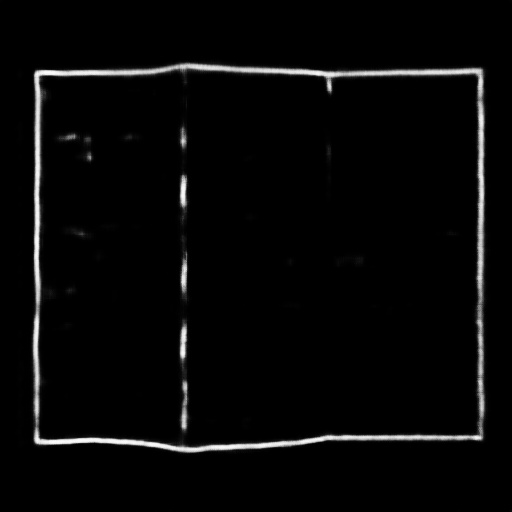
#> input picture out/bounding.jpg, 512 x 512 px
$ jupyter execute --allow-errors Alignment.ipynb
#> lines starting #> are read from the running program, lines starting #| are printed output that depends on the picture; after the words box and inside, x2 and y2 are one past the last pixel; in counts of white or black regions, pixels touching at a corner belong together
[cell 1]
from aligment import align_image_dnn
from keras.models import load_model
from transform import four_point_transform
import cv2
import numpy as np
from scipy import ndimage
from PIL import Image

#> (the rest of this cell did not finish here and is left out)

[cell 2]
import cv2 as cv
import numpy as np
from matplotlib import pyplot as plt
img = cv.imread('out/bounding.jpg',0)
#> img is the input picture: shape (512, 512); min 0, max 254, mean 7.9
# global thresholding
ret1,th1 = cv.threshold(img,15,255,cv.THRESH_BINARY)
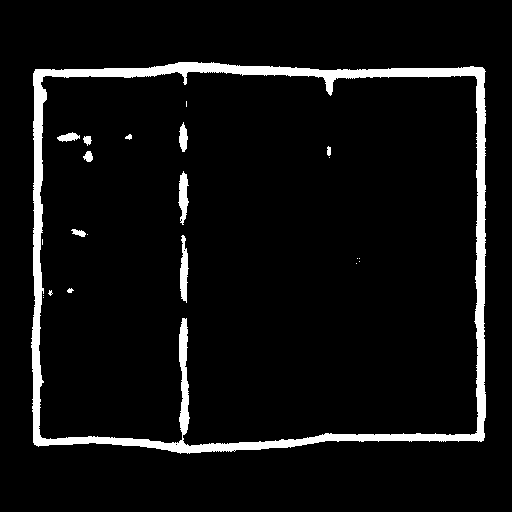
#> th1: shape (512, 512); 6% white; 22 white regions (11 under 20 px), largest, box (x1, y1, x2, y2) and area: (31, 62, 486, 454) 14371, (180, 235, 189, 303) 389, (178, 171, 189, 225) 357
# Otsu's thresholding
ret2,th2 = cv.threshold(img,0,255,cv.THRESH_BINARY+cv.THRESH_OTSU)
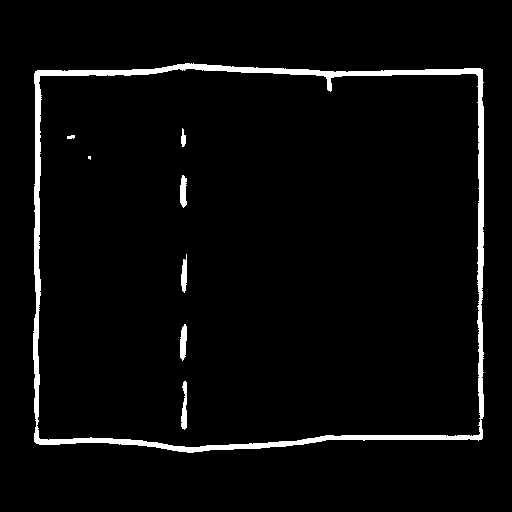
#> th2: shape (512, 512); 3.6% white; 8 white regions (1 under 20 px), largest, box (x1, y1, x2, y2) and area: (33, 63, 484, 453) 8651, (181, 381, 187, 430) 204, (180, 324, 187, 361) 198
#> ret2 = 91
# Otsu's thresholding after Gaussian filtering
blur = cv.GaussianBlur(img,(5,5),0)
ret3,th3 = cv.threshold(blur,0,255,cv.THRESH_BINARY+cv.THRESH_OTSU)
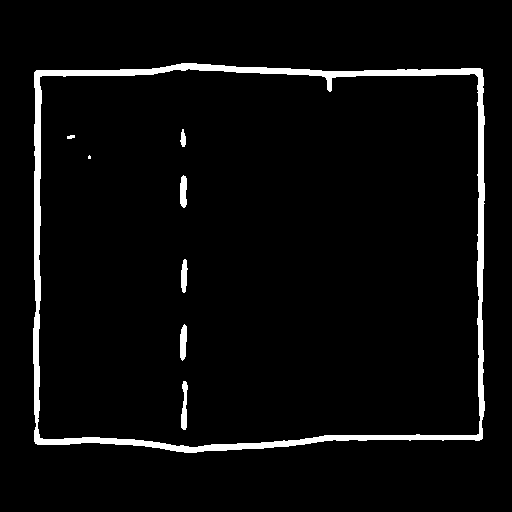
#> th3: shape (512, 512); 4% white; 8 white regions (1 under 20 px), largest, box (x1, y1, x2, y2) and area: (33, 63, 485, 453) 9679, (181, 381, 188, 430) 225, (180, 324, 187, 361) 207
#> ret3 = 80
# plot all the images and their histograms
images = [img, 0, th1,
          img, 0, th2,
          blur, 0, th3]
titles = ['Original Noisy Image','Histogram','Global Thresholding (v=127)',
          'Original Noisy Image','Histogram',"Otsu's Thresholding",
          'Gaussian filtered Image','Histogram',"Otsu's Thresholding"]
plt.figure(figsize=(20,20))
for i in range(3):
    plt.subplot(3,3,i*3+1),plt.imshow(images[i*3],'gray')
    plt.title(titles[i*3]), plt.xticks([]), plt.yticks([])
    plt.subplot(3,3,i*3+2),plt.hist(images[i*3].ravel(),256)
    plt.title(titles[i*3+1]), plt.xticks([]), plt.yticks([])
    plt.subplot(3,3,i*3+3),plt.imshow(images[i*3+2],'gray')
    plt.title(titles[i*3+2]), plt.xticks([]), plt.yticks([])
plt.show()
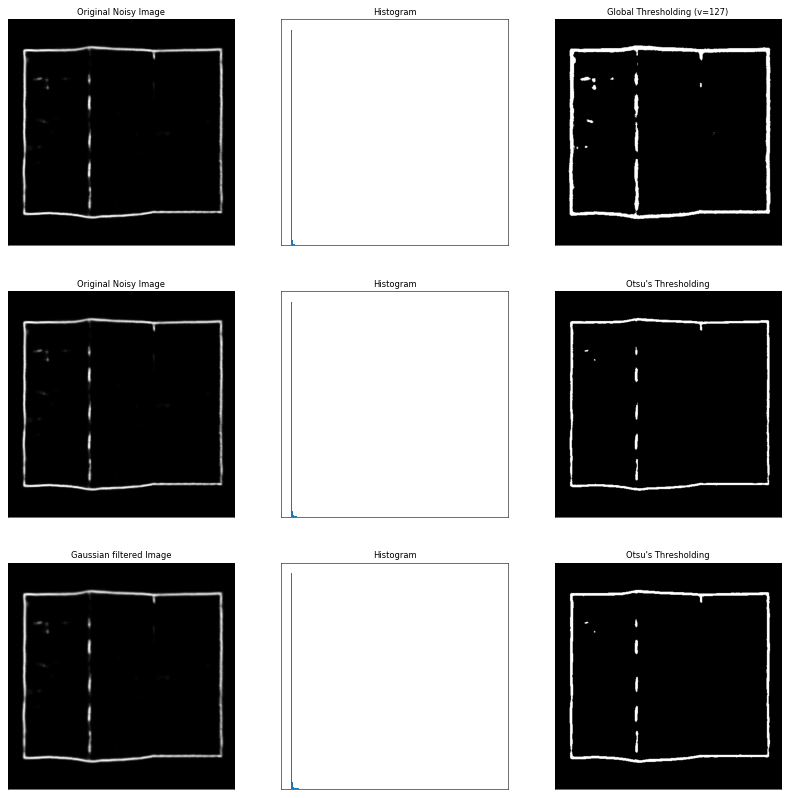
#> figure drawn by matplotlib, 9 panels

[cell 3]
# [185 lines left out: functions find_corner, transform_with_up_bottom_points, straighten, align_image, not called in this run]

[cell 4]
img = cv2.imread("samples/11.jpg")
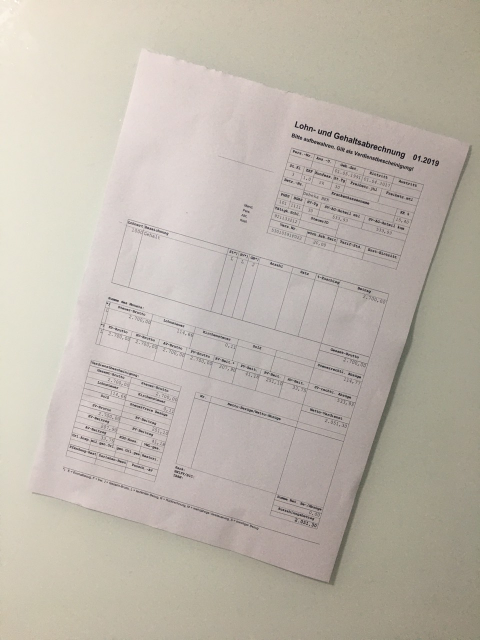
#> input picture samples/11.jpg, 960 x 1280 px (shown at 1/2 size)
#> img is the input picture: shape (1280, 960, 3); mean B, G, R 171.8, 181.8, 189.5
#> (the rest of this cell did not finish here and is left out)
